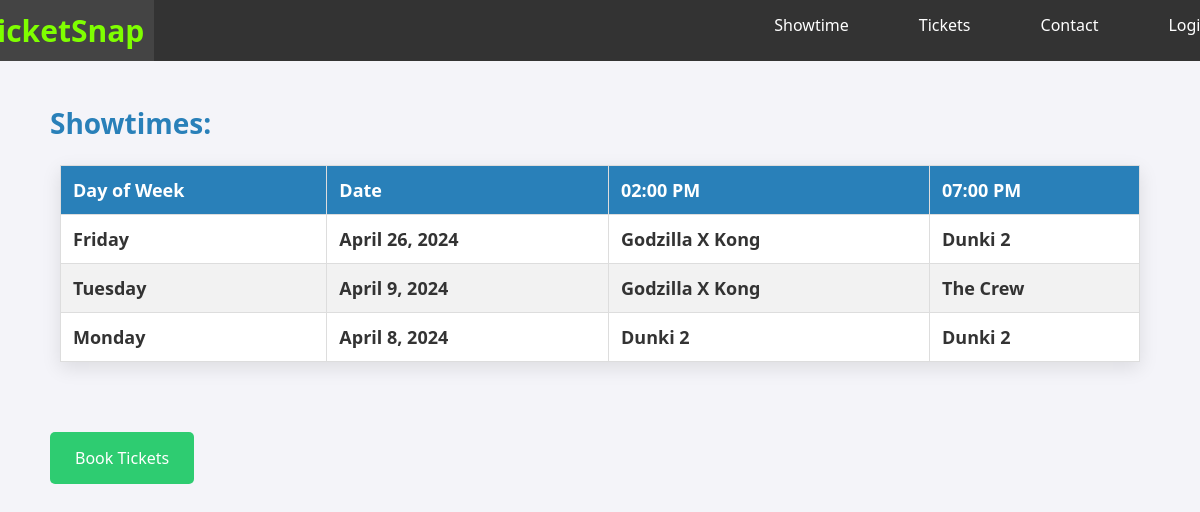
The app's page /showtime/ with its own data.
### movies/models.py (models this page shows, shortened)
class Showtime(models.Model):
    Day_Choices = [
        ('Monday', 'Monday'),
        ('Tuesday', 'Tuesday'),
        ('Thursday', 'Thursday'),
        ('Friday', 'Friday'),
        ('Saturday', 'Saturday'),
        ('Sunday', 'Sunday'),
    ]
    dayofweek = models.CharField(max_length=20, choices=Day_Choices)
    date = models.DateField()
    slot1 = models.ForeignKey(Movie, related_name='slot1', limit_choices_to={'status': 'Now Playing'}, on_delete=models.CASCADE)
    slot2 = models.ForeignKey(Movie, related_name='slot2', limit_choices_to={'status': 'Now Playing'}, on_delete=models.CASCADE)
    class Meta:
        unique_together = ['dayofweek', 'date']

class Movie(models.Model):
    movieId = models.AutoField(primary_key=True)
    title = models.CharField(max_length=100, unique=True)
    duration = models.CharField(max_length=50)
    actors = models.CharField(max_length=255)
    director = models.CharField(max_length=50)
    genre = models.CharField(max_length=50)
    language = models.CharField(max_length=20)
    release_date = models.DateField()
    status = models.CharField(max_length=20)
    trailer_url = models.URLField()
    poster = models.ImageField(blank=True)

### movies/views.py (the view)
# urls.py: path('showtime/', views.showtime, name='showtime'),
def showtime(request):
    movieSchedules = Showtime.objects.order_by('-date')[:6].values()
    movies = Movie.objects.all().values()
    template = loader.get_template('showtime.html')
    context = {
        'movieSchedules' : movieSchedules,
        'movies' : movies
    }
    return HttpResponse(template.render(context, request))

### movies/templates/showtime.html (shortened to what this page needs)
<!DOCTYPE html>
<html lang="en">
<head>
</head>
<body>
    <header>
        {% include 'headerNavbar.html' %}
    </header>
    <h2 class="category-title">Showtimes:</h2>
    <table>
        <thead>
          <tr>
            <th>Day of Week</th>
            <th>Date</th>
            <th>02:00 PM</th>
            <th>07:00 PM</th>
          </tr>
        </thead>
        <tbody>
          {% for schedule in movieSchedules.all %}
          <tr>
            <td>{{ schedule.dayofweek }}</td>
            <td>{{ schedule.date }}</td>
            <td>
              {% for movie in movies %}
                {% if movie.movieId == schedule.slot1_id %}
                  {{ movie.title }}
                {% endif %}
              {% endfor %}
            </td>
            <td>
              {% for movie in movies %}
                {% if movie.movieId == schedule.slot2_id %}
                  {{ movie.title }}
                {% endif %}
              {% endfor %}
            </td>
          </tr>
          {% endfor %}
        </tbody>
      </table>
    <a href="/tickets/" class="button">Book Tickets</a>
</body>
</html>

### movies/templates/showtime.html (style rules this page uses)
body { margin: 0; font-family: 'Segoe UI', Tahoma, Geneva, Verdana, sans-serif; background-color: #f4f4f9; color: #333; }
.category-title { font-size: 28px; margin-left: 50px; color: #2980B9 ; padding-top: 20px; }
table { width: 90%; border-collapse: collapse; margin: 20px auto; background-color: white; box-shadow: 0 6px 18px rgba(0,0,0,0.1); }
th, td { border: 1px solid #ddd; padding: 12px; text-align: left; font-size: 18px; font-weight: bold; }
th { background-color: #2980B9; color: white; font-weight: bold; }
tr:nth-child(even) { background-color: #f2f2f2; }
.button { display: inline-block; margin-left: 50px; margin-top: 50px; padding: 15px 25px; font-size: 16px; color: white; background-color: #2ECC71; text-align: center; border-radius: 5px; text-decoration: none; transition: background-color 0.3s; }

### movies/templates/headerNavbar.html (style rules this page uses)
body { margin: 0; }

### records on screen
Showtime: dayofweek "Friday", date "April 26, 2024"
Movie: title "Godzilla X Kong"
Movie: title "Dunki 2"
Showtime: dayofweek "Tuesday", date "April 9, 2024"
Movie: title "The Crew"
Showtime: dayofweek "Monday", date "April 8, 2024"
